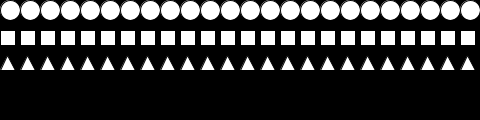
Frame 1 (no input)
Frame 60 (the mouse pressed at the canvas centre just before this capture): identical to frame 1, image omitted
Frame 120 (the mouse held since frame 60 and released just before this capture): identical to frame 1, image omitted

The Processing sketch that drew this single still picture (run headless with seeded random() and noise(); from frame 60 on, the mouse is pressed at the canvas centre):

// Processing sketch: one
// ── one.pde
void setup() {
    size(480, 120);
}

void draw() {
    background(0, 0, 0);
    for (int i = 0; i < 480; i += 20) {
        circle(i+10,10,20);
        rect(i, 30, 15, 15);
        triangle(i, 70, i+7.5, 70-15, i+15, 70);
    }
    
}
